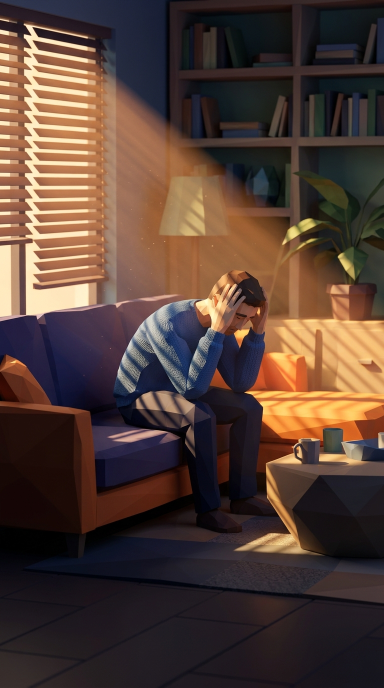
#> input picture coffee_nap_video/assets/scenes/scene_01.jpg, 768 x 1376 px, found by its file name (shown at 1/2 size)
$ python -i render_video.py   (imports and definitions only)
#> lines starting #> are read from the running program, lines starting #| are printed output that depends on the picture
#!/usr/bin/env python3
"""
High-FPS 1080x1920 (9:16) 3D Polygon Video Compositor & Renderer.
Renders 16 ultra-detailed 3D low-poly scenes (alternating every 5.0s = 80.0s exact)
with smooth gimbal camera motion, floating faceted geometric particles,
animated scientific HUD overlays, word-synced kinetic PT-BR subtitles,
5-second transitions, and mastered stereo audio.
"""

import json
import math
import os
import subprocess
import time
from concurrent.futures import ProcessPoolExecutor
from pathlib import Path

import numpy as np
from PIL import Image, ImageDraw, ImageFont

BASE_DIR = Path(__file__).parent
SCENES_DIR = BASE_DIR / "assets" / "scenes"
AUDIO_PATH = BASE_DIR / "audio" / "master_audio.wav"
TIMELINE_PATH = BASE_DIR / "build" / "timeline.json"
SEGMENTS_DIR = BASE_DIR / "build" / "segments"
OUTPUT_DIR = BASE_DIR / "output"
# [2 lines not run here, left out]

W, H = 1080, 1920
FPS = 30
SCENE_DUR = 5.0
FRAMES_PER_SCENE = int(SCENE_DUR * FPS)  # 150 frames
TRANSITION_FRAMES = 6  # 0.20s smooth crossfade on scene boundary

FONT_DIR = Path("/usr/share/fonts/opentype/inter")
FONT_BLACK = str(FONT_DIR / "InterDisplay-Black.otf")
FONT_EXTRABOLD = str(FONT_DIR / "InterDisplay-ExtraBold.otf")
FONT_BOLD = str(FONT_DIR / "InterDisplay-Bold.otf")
FONT_SEMIBOLD = str(FONT_DIR / "InterDisplay-SemiBold.otf")


def hex_to_rgb(hex_str: str) -> tuple[int, int, int]:
    h = hex_str.lstrip("#")
    return (int(h[0:2], 16), int(h[2:4], 16), int(h[4:6], 16))


def ease_in_out(t: float) -> float:
    t = max(0.0, min(1.0, t))
    return t * t * (3.0 - 2.0 * t)


def ease_out_cubic(t: float) -> float:
    t = max(0.0, min(1.0, t))
    return 1.0 - (1.0 - t) ** 3


def load_prescaled_image(img_name: str) -> Image.Image:
    """Loads scene image and upscales cleanly once with Lanczos to 1296x2304 (1.2x overscan)."""
#> called with img_name = 'assets/scenes/scene_01.jpg'
    im = Image.open(SCENES_DIR / img_name).convert("RGB")
#> im is the input picture: PIL image 768x1376 RGB; mean R, G, B 83.6, 62.8, 53.7
    target_w = int(W * 1.24)  # 1339
    target_h = int(H * 1.24)  # 2380
    # Center-crop to exact 9:16 aspect ratio before resizing
    iw, ih = im.size
#> iw = 768; ih = 1376
    target_ar = W / H
    cur_ar = iw / ih
#> cur_ar = 0.558
    if cur_ar > target_ar:
        new_w = int(ih * target_ar)
        left = (iw - new_w) // 2
        im = im.crop((left, 0, left + new_w, ih))
    else:
        new_h = int(iw / target_ar)
#> new_h = 1365
        top = (ih - new_h) // 2
#> top = 5
        im = im.crop((0, top, iw, top + new_h))
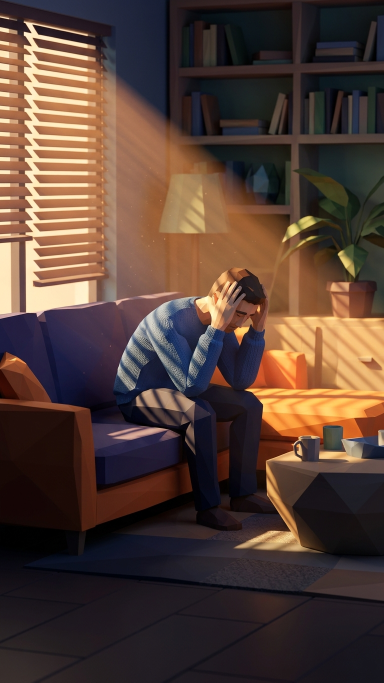
#> im: PIL image 768x1365 RGB (shown at 1/2 size); mean R, G, B 84, 63, 53.8
    return im.resize((target_w, target_h), Image.Resampling.LANCZOS)


# [538 lines left out: functions sample_camera_frame, build_scrim_lut, build_particles, draw_particles, draw_progress_bar, draw_hud and 4 more, not called in this run]


# [2 lines not run here, left out]

>>> result = load_prescaled_image('assets/scenes/scene_01.jpg')

$ run again, on coffee_nap_video/assets/scenes/scene_06.jpg
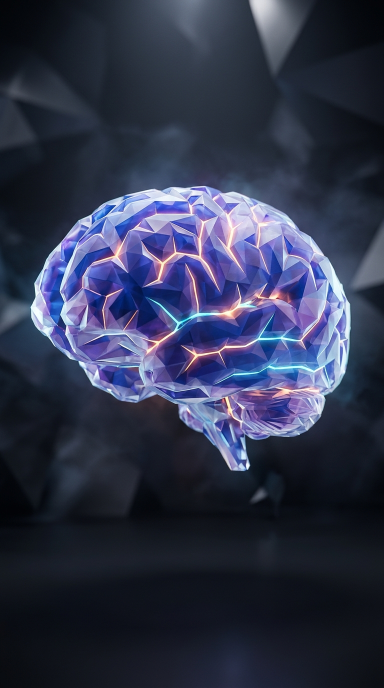
#> input picture coffee_nap_video/assets/scenes/scene_06.jpg, 768 x 1376 px, found by its file name (shown at 1/2 size)
#> in load_prescaled_image, im is the input picture: PIL image 768x1376 RGB; mean R, G, B 48.1, 53.5, 76.4
#> im: PIL image 768x1365 RGB
#> in load_prescaled_image, `return im.resize((target_w, target_h), Image.Resampling.LANCZOS)`:
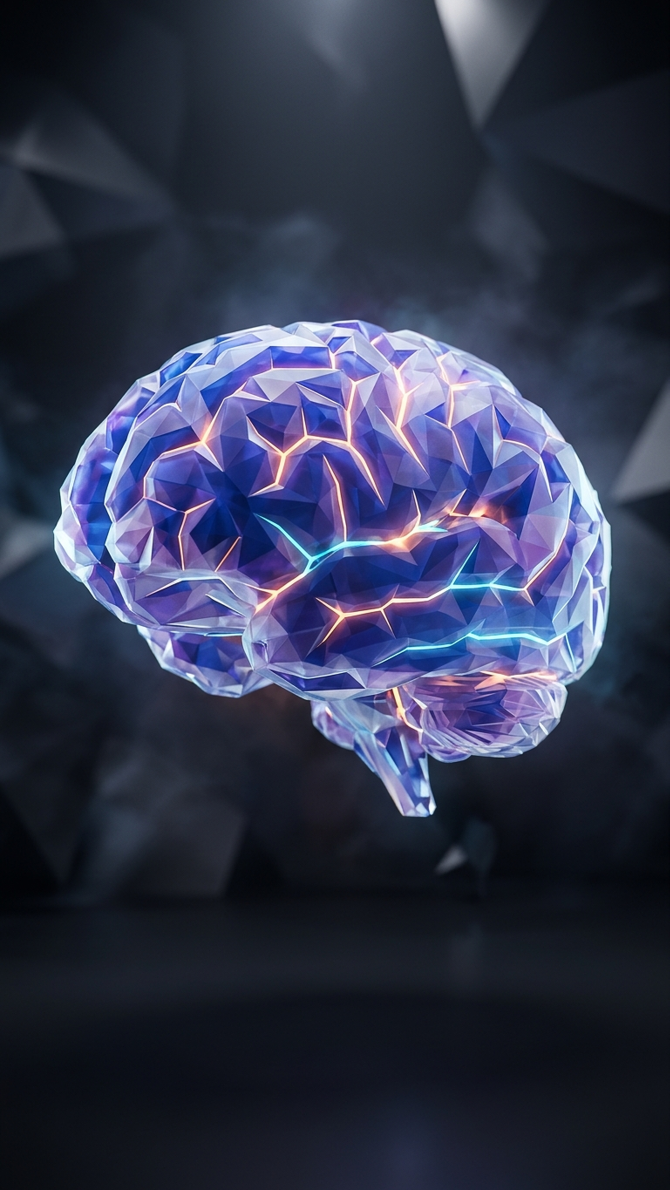
#> returned value: PIL image 1339x2380 RGB (shown at 1/2 size); mean R, G, B 48.2, 53.6, 76.6

$ run again, on coffee_nap_video/assets/scenes/scene_07.jpg
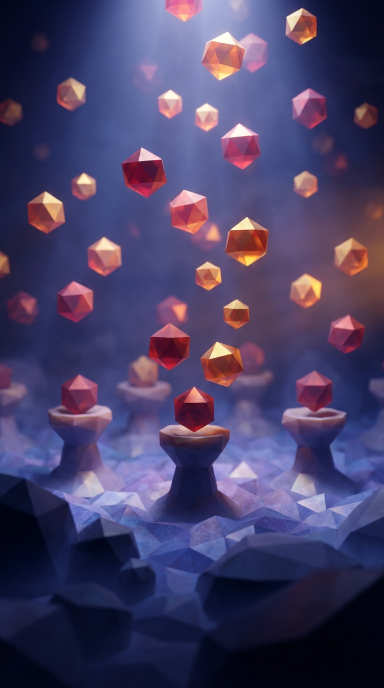
#> input picture coffee_nap_video/assets/scenes/scene_07.jpg, 768 x 1376 px, found by its file name (shown at 1/2 size)
#> in load_prescaled_image, im is the input picture: PIL image 768x1376 RGB; mean R, G, B 71.7, 63.7, 101.9
#> in load_prescaled_image, `im = im.crop((0, top, iw, top + new_h))`:
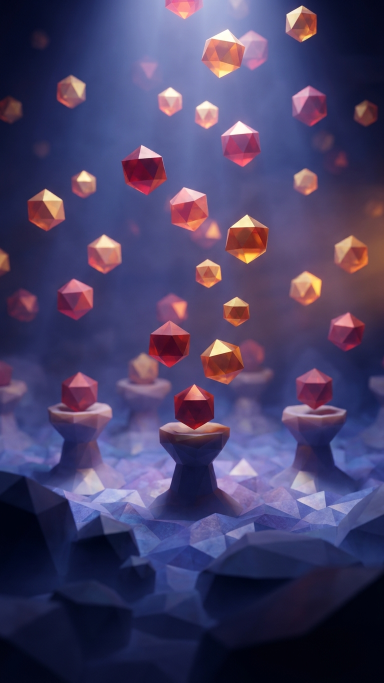
#> im: PIL image 768x1365 RGB (shown at 1/2 size); mean R, G, B 72, 63.9, 102.2
